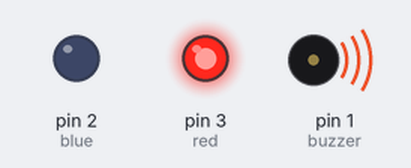
Recording of a sketch running on a simulated Arduino Uno, built with avr-gcc and run on an emulated ATmega328P. On the bench: output pins drawn as LEDs (lit = HIGH), buzzer (waves = sounding).

Above: at 0.2 s.
At 1.02 s:
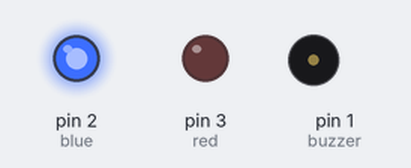
At 1.8 s:
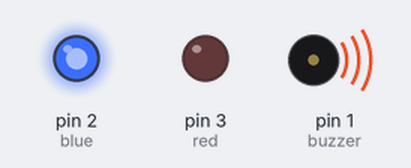
Timing chart, 0 to 3.0 s (numbered marks = the images above):
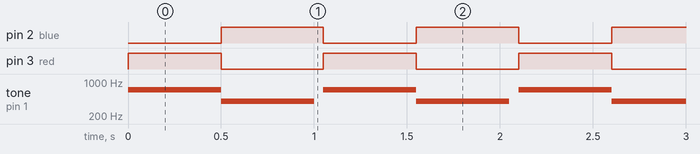

The sketch:

sketch.ino
```cpp
//MADE BY SUMIT
int buzzer = 1;
int blue = 2;
int red = 3;
int toneOn = 700;
int toneOff = 400;

void setup() {
pinMode(red, OUTPUT);
pinMode(blue , OUTPUT);
pinMode(buzzer, OUTPUT);
}

void loop() {
  digitalWrite(red, HIGH);
  digitalWrite(blue , LOW);
  tone(buzzer, toneOn);
  delay(500);

  digitalWrite(red, LOW);
   digitalWrite(blue, HIGH);
  tone(buzzer, toneOff);
  delay(500);
  noTone(buzzer);
  delay(50);
}
```

Measured:
- by itself, pin 2 (blue): alternates HIGH for 0.55 s and LOW for 0.50 s
- by itself, pin 3 (red): alternates HIGH for 0.50 s and LOW for 0.55 s
- by itself, tone on pin 1 (buzzer): repeats every 1.1 s: 400 Hz 0.50 s, silent 0.05 s, 700 Hz 0.50 s
